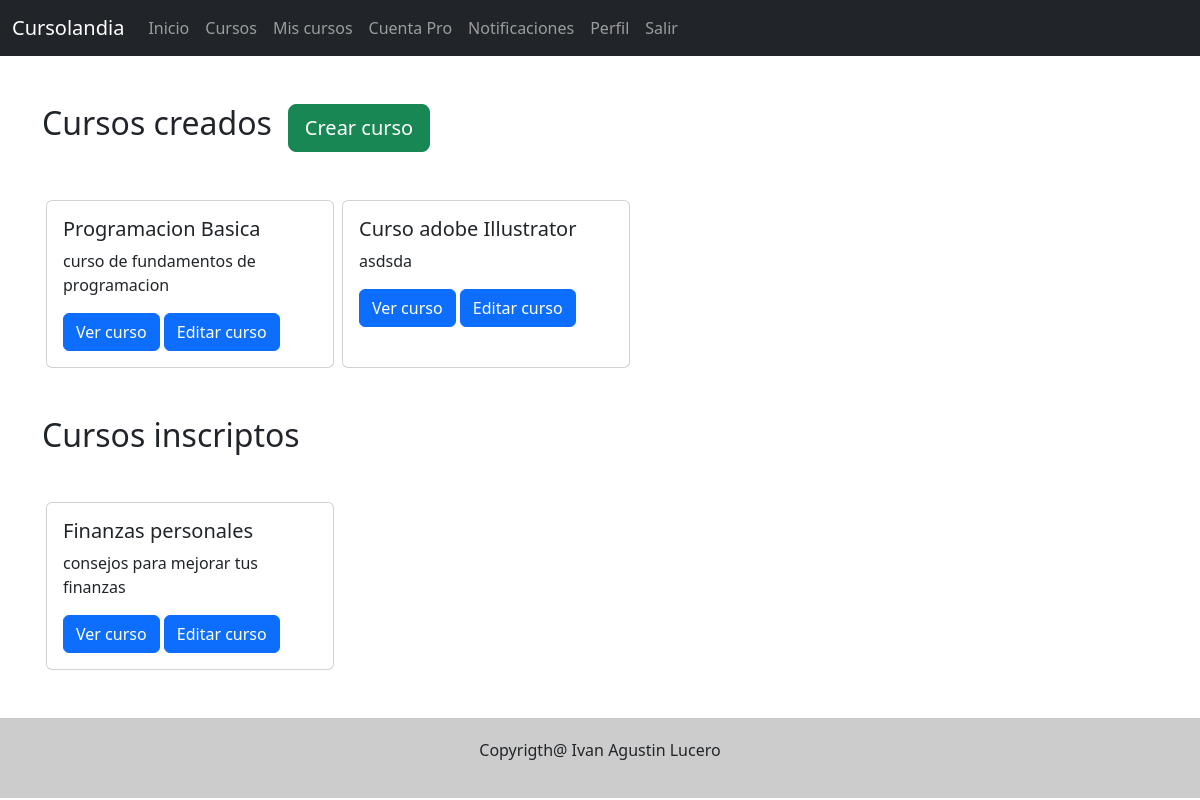
Page /miscursos (signed in) on the committed database.
### tables this page shows
CREATE TABLE IF NOT EXISTS `cursos` (
  `id` bigint(20) NOT NULL AUTO_INCREMENT,
  `titulo` varchar(45) NOT NULL,
  `descripcion` text NOT NULL,
  `costo` decimal(10,0) DEFAULT '0',
  `cupo` int(11) DEFAULT NULL,
  `fecha_inicio` datetime NOT NULL,
  `fecha_fin` datetime NOT NULL,
  `temario` text,
  `fecha_creacion` datetime NOT NULL DEFAULT CURRENT_TIMESTAMP,
  `dueno_id` bigint(20) NOT NULL,
  `etiqueta_id` bigint(11) NOT NULL,
  PRIMARY KEY (`id`,`dueno_id`),
  UNIQUE KEY `id_UNIQUE` (`id`),
  KEY `fk_cursos_usuarios1_idx` (`dueno_id`),
  KEY `etiqueta_id` (`etiqueta_id`)
);

### libs/view.php (called while the page is built)
<?php
class View {
    function render($view) {
        require 'views/'.$view.".php";
    }
}
?>

### controllers/miscursosController.php (called while the page is built, shortened)
<?php
include_once "models/classes/curso.php";
include_once "models/cursosModel.php";
class MisCursosController extends Controller{
    function render()
    {
        $cursos_model = new CursosModel;
        $usuarios_cursos_model = new UsuariosCursosModel;
        $cursos_creados = $cursos_model->getAllByUser($_SESSION["id"]);
        $cursos_inscriptos_id = $usuarios_cursos_model->getCoursesRegisteredByUser($_SESSION["id"]);
        $cursos_inscriptos = [];
        foreach($cursos_inscriptos_id as $id)
        {
            $cursos_inscriptos[] = $cursos_model->getById($id);
        }
        $this->view->cursos_creados = $cursos_creados;
        $this->view->cursos_inscriptos = $cursos_inscriptos;
        $this->view->render('mis-cursos/index');
    }
}
?>

### index.php (called while the page is built, shortened)
<?php
require_once 'libs/database.php';
require_once 'libs/view.php';
$app = new App();
?>

### models/classes/curso.php (called while the page is built, shortened)
<?php
class Curso {
    public function __get($name)
    {
        return $this->$name;
    }
}
?>

### models/cursosModel.php (called while the page is built, shortened)
<?php
include_once "models/classes/curso.php";
class CursosModel extends Model {
    function getAllByUser ($user_id)
    {
        $query = $this->db->connect()->prepare(
            "SELECT * FROM cursos
            WHERE dueno_id = :id
        ");
        try{
            $items = [];
            if($query->execute(["id" => intval($user_id)]))
            {
                while($row = $query->fetch())
                {
                    $item = new Curso();
                    $item->id = $row["id"];
                    $item->titulo = $row["titulo"];
                    $item->descripcion = $row["descripcion"];
                    $item->costo = $row["costo"];
                    $item->cupo = $row["cupo"];
                    $item->fecha_inicio = $row["fecha_inicio"];
                    $item->fecha_fin = $row["fecha_fin"];
                    $item->temario = $row["temario"];
                    $item->fecha_creacion = $row["fecha_creacion"];
                    $item->dueno_id = $row["dueno_id"];
                    $item->etiqueta_id = $row["etiqueta_id"];
                    $items [] = $item;
                }
                return $items;
            }
        }
        catch (PDOException $ex)
        {
            return $ex->getMessage();
        }
    }
    function getById ($id)
    {
        $query = $this->db->connect()->prepare(
            "SELECT * FROM cursos
            WHERE id = :id
        ");
        try{
            if($query->execute(["id" => $id]))
            {
                if($row = $query->fetch())
                {
                    $item = new Curso();
                    $item->id = $row["id"];
                    $item->titulo = $row["titulo"];
                    $item->descripcion = $row["descripcion"];
                    $item->costo = $row["costo"];
                    $item->cupo = $row["cupo"];
                    $item->fecha_inicio = $row["fecha_inicio"];
                    $item->fecha_fin = $row["fecha_fin"];
                    $item->temario = $row["temario"];
                    $item->fecha_creacion = $row["fecha_creacion"];
                    $item->dueno_id = $row["dueno_id"];
                    $item->etiqueta_id = $row["etiqueta_id"];
                    return $item;
                }
            }
        }
        catch (PDOException $ex)
        {
            return $ex->getMessage();
        }
    }
}
?>

### libs/database.php (called while the page is built)
<?php
class Database {
    private $host;
    private $db;
    private $user;
    private $password;
    private $charset;
    function __construct()
    {
        $this->host = constant('HOST');
        $this->db = constant('DB');
        $this->user = constant('USER');
        $this->password = constant('PASSWORD');
        $this->charset = constant('CHARSET');
    }
    function connect()
    {
        try
        {
            $connection = "mysql:host=".$this->host.";dbname=".$this->db.";charset=".$this->charset;
            $pdo = new PDO($connection, $this->user, $this->password);
            return $pdo;
        }
        catch(PDOException $ex){
            print_r($ex->getMessage());
        }
    }
}
?>

### views/mis-cursos/index.php (the view, shortened to what this page needs)
<!DOCTYPE html>
<html lang="en">
<head>
</head>
<body>
    <?php require_once("views/header.php");?>
    <section class="container my-5">
        <div class="d-flex">
            <h1 class="fs-2 me-3">Cursos creados</h1>
            <a href="<?php echo constant("URL")."miscursos/crear" ?>" class="btn btn-success btn-lg">Crear curso</a>
        </div>
        <?php if(isset($this->cursos_creados)) { ?>
        <div class="d-flex my-5">
            <?php foreach($this->cursos_creados as $curso_creado)
            { ?>
                <div class="card mx-1" style="width: 18rem;">
                    <div class="card-body">
                        <h5 class="card-title"><?php echo $curso_creado->titulo ?></h5>
                        <p class="card-text"><?php echo $curso_creado->descripcion ?></p>
                        <a href=" <?php echo constant("URL")."cursos/ver/". $curso_creado->id ?>"
                        class="btn btn-primary">Ver curso</a>
                        <a href=" <?php echo constant("URL")."miscursos/editar/ " . $curso_creado->id ?>"
                        class="btn btn-primary">Editar curso</a>
                    </div>
                </div>
            <?php } ?>
        </div>
        <?php } ?>
    </section>
    <section class="container my-5">
        <h1 class="fs-2">Cursos inscriptos</h1>
        <?php if(isset($this->cursos_inscriptos)) { ?>
        <div class="d-flex my-5">
            <?php foreach($this->cursos_inscriptos as $curso_inscripto)
            { ?>
                <div class="card mx-1" style="width: 18rem;">
                    <div class="card-body">
                        <h5 class="card-title"><?php echo $curso_inscripto->titulo ?></h5>
                        <p class="card-text"><?php echo $curso_inscripto->descripcion ?></p>
                        <a href=" <?php echo constant("URL")."cursos/ver/". $curso_inscripto->id ?>"
                        class="btn btn-primary">Ver curso</a>
                        <a href=" <?php echo constant("URL")."miscursos/editar/ " . $curso_inscripto->id ?>"
                        class="btn btn-primary">Editar curso</a>
                    </div>
                </div>
            <?php } ?>
        </div>
        <?php } ?>
    </section>
    <?php require_once("views/footer.php");?>
</body>
</html>

### public/css/default.css (style rules this page uses)
* { padding: 0; margin: 0; }

### rows in the picture
cursos: titulo "Programacion Basica", descripcion "curso de fundamentos de programacion"
cursos: titulo "Curso adobe Illustrator", descripcion "asdsda"
cursos: titulo "Finanzas personales", descripcion "consejos para mejorar tus finanzas"
